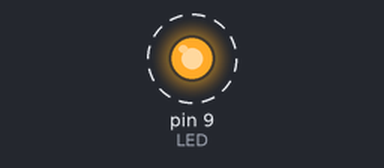
This sketch was run on a simulated Arduino Uno, built with avr-gcc and run on an emulated ATmega328P. Parts: output pins drawn as LEDs (lit = HIGH). Dashed ring = blinking.

Above: at 0.15 s.
Timing chart, 0 to 3.0 s (numbered marks = the images above):
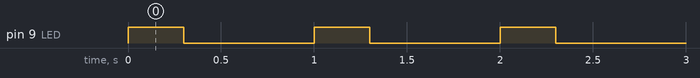

Measured:
- by itself, pin 9 (LED): alternates HIGH for 0.30 s and LOW for 0.70 s

The sketch:

LED_delay.ino
```cpp
#define LED 9

void setup(){
  pinMode(LED, OUTPUT);
}

void loop(){
  digitalWrite(LED, HIGH);
  delay(300);
  digitalWrite(LED, LOW);
  delay(700);
}
```
